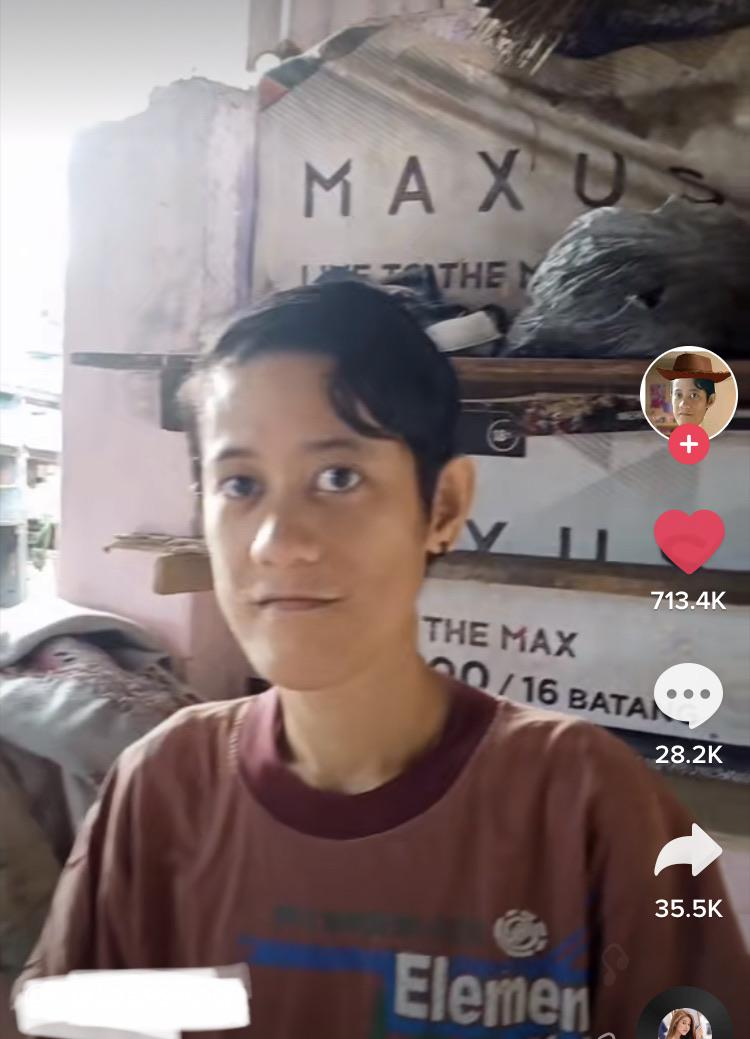
#> input picture Resources/Photos/Woody.jpg, 750 x 1039 px, found by its file name
$ python thresh.py
#> lines starting #> are read from the running program, lines starting #| are printed output that depends on the picture; after the words box and inside, x2 and y2 are one past the last pixel; in counts of white or black regions, pixels touching at a corner belong together
#pylint:disable=no-member

import cv2 as cv
from google.colab.patches import cv2_imshow

img = cv.imread('/content/drive/MyDrive/IT QM/Resources/Photos/Woody.jpg')
#> img is the input picture: shape (1039, 750, 3); mean B, G, R 115.4, 116.4, 130.9

# Check if image was loaded successfully
if img is None:
    print("Error: Could not load image from '/content/drive/MyDrive/IT QM/Resources/Photos/Woody.jpg'. Please check the path.")
else:
    cv2_imshow(img)

    gray = cv.cvtColor(img, cv.COLOR_BGR2GRAY)
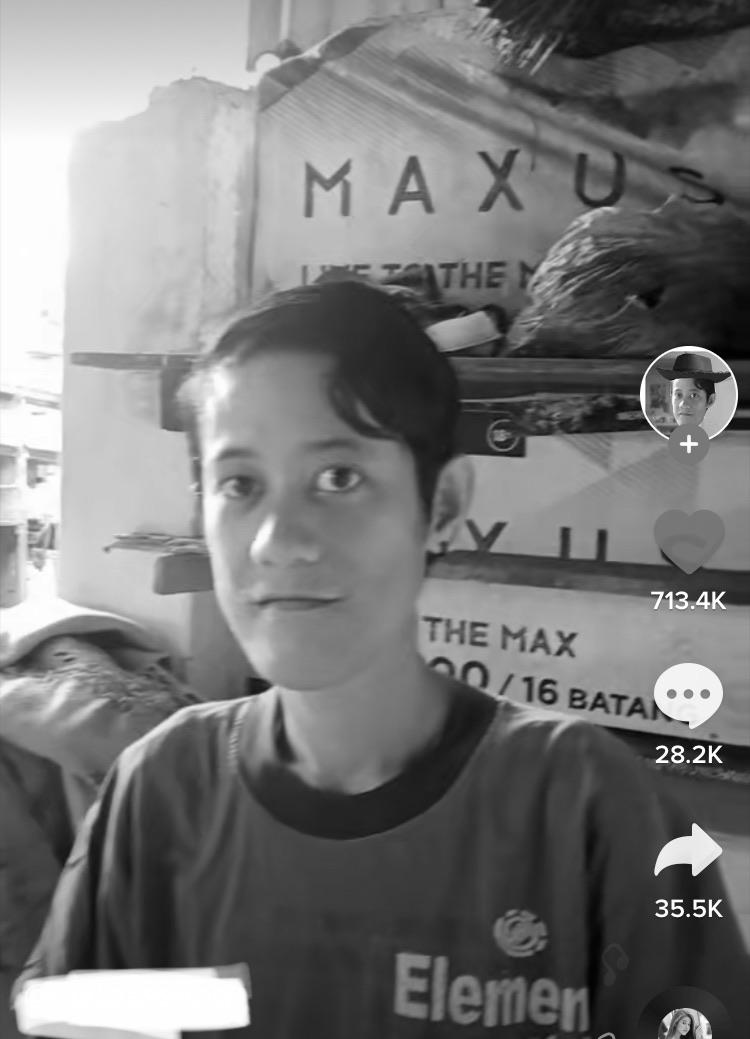
#> gray: shape (1039, 750); min 0, max 255, mean 120.6
    cv2_imshow(gray)

    # Simple Thresholding
    threshold, thresh = cv.threshold(gray, 150, 255, cv.THRESH_BINARY )
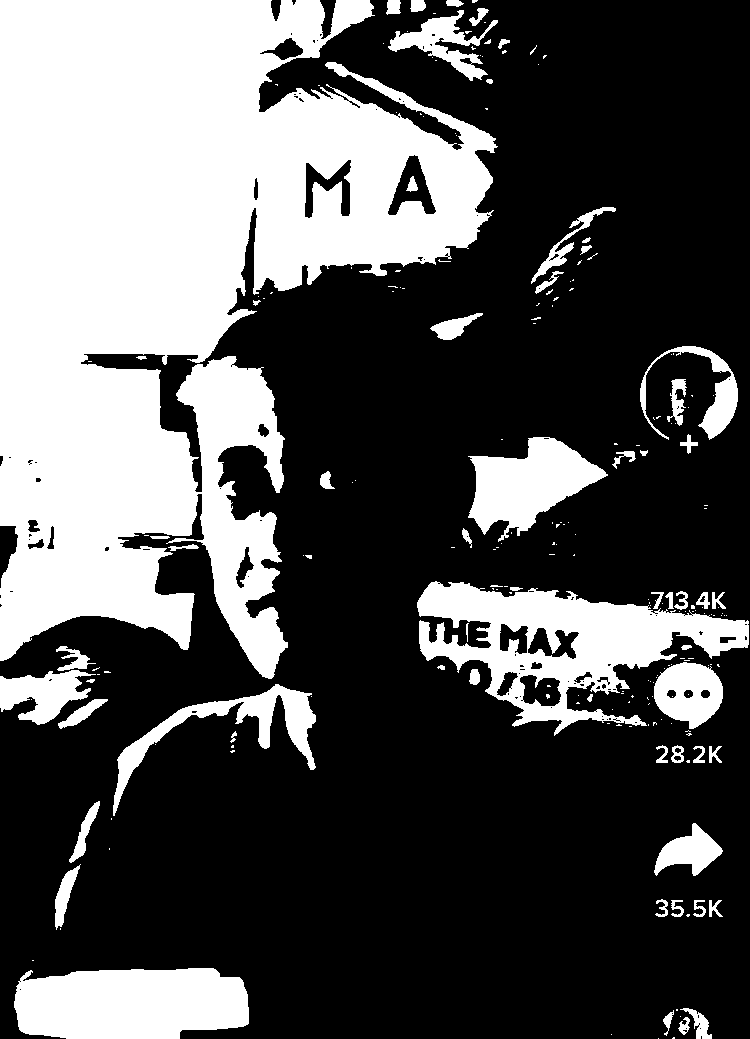
#> thresh: shape (1039, 750); 33.5% white; 219 white regions (156 under 20 px), largest, box (x1, y1, x2, y2) and area: (0, 0, 498, 679) 191284, (417, 581, 749, 736) 20929, (14, 968, 249, 1039) 14543
    cv2_imshow(thresh)

    threshold, thresh_inv = cv.threshold(gray, 150, 255, cv.THRESH_BINARY_INV )
    cv2_imshow(thresh_inv)

    # Adaptive Thresholding
    adaptive_thresh = cv.adaptiveThreshold(gray, 255, cv.ADAPTIVE_THRESH_GAUSSIAN_C, cv.THRESH_BINARY_INV, 11, 9)
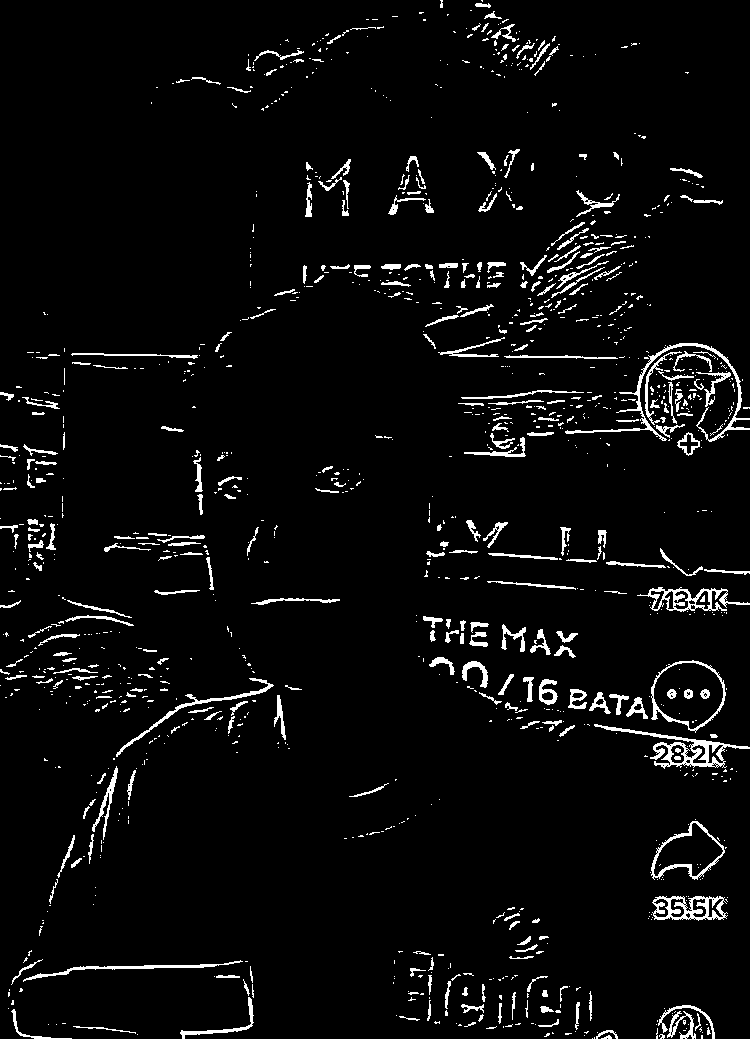
#> adaptive_thresh: shape (1039, 750); 4.3% white in thin lines or dots
    cv2_imshow(adaptive_thresh)

# cv.waitKey(0) is not needed for cv2_imshow
